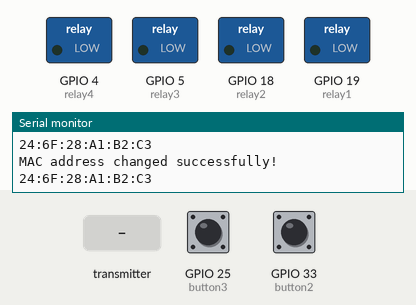
Simulated run of this sketch. Board: ESP32. On the bench: switched loads named in the sketch (green lamp = pin HIGH), the last lines printed to the serial monitor. Dashed ring = blinking. The test bench sets the inputs (shaded band); at power-on: GPIO 25 (button3) LOW, GPIO 33 (button2) LOW.

Above: at 1.5 s.
1.6 s: GPIO 25 (button3) pulled HIGH for 0.15 s
At 1.95 s:
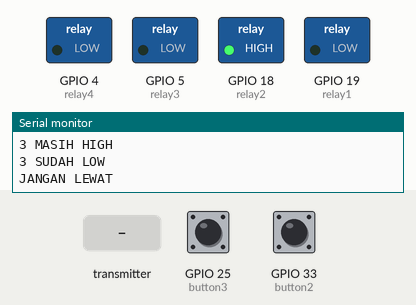
3.6 s: the transmitter starts sending uidCard = CLOSE
At 4.1 s:
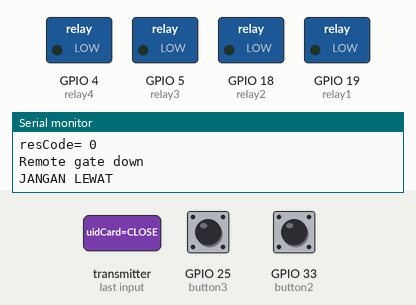
5.1 s: the transmitter starts sending state = 1
At 6.1 s:
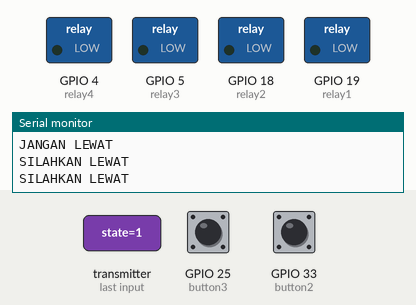
7.1 s: GPIO 33 (button2) pulled HIGH for 1 s
At 8.8 s:
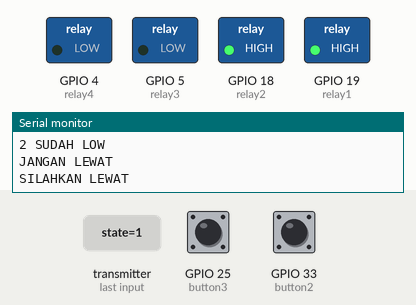
10.4 s: GPIO 33 (button2) pulled HIGH for 3.2 s
At 15.2 s:
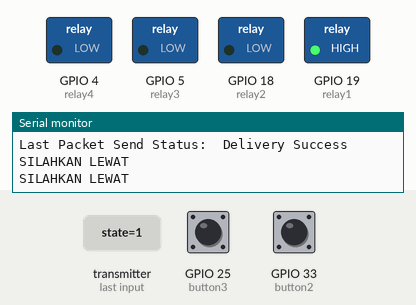
Timing chart, 0 to 16.9 s (numbered marks = the images above; inputs shaded):
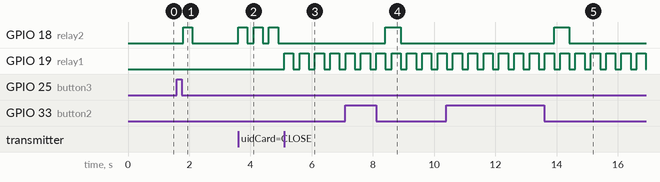

Measured:
- after the input at 1.6 s, GPIO 18 (relay2): LOW → HIGH after 0.20 s, → LOW 0.30 s later
- after the input at 3.6 s, GPIO 18 (relay2): alternates HIGH for 0.30 s and LOW for 0.20 s, starting at once
- after the input at 5.1 s, GPIO 18 (relay2): stops changing and stays LOW; GPIO 19 (relay1): alternates HIGH for 0.30 s and LOW for 0.20 s, starting at once
- after the input at 7.1 s, GPIO 18 (relay2): LOW → HIGH after 1.3 s, → LOW 0.50 s later
- after the input at 10.4 s, GPIO 18 (relay2): LOW → HIGH after 3.5 s, → LOW 0.50 s later

The sketch:

HANDLE_LOOP_DONE.ino
```cpp
#include <esp_now.h>
#include <WiFi.h>
#include <esp_task_wdt.h>

// set mac
#include "esp_wifi.h"
uint8_t newMACAddress[6] = {0x10, 0x06, 0x1C, 0x65, 0xA2, 0x18};  // Must be unicast + locally administered

// Pin relay
const int relay1 = 19;
const int relay2 = 18;
const int relay3 = 5;
const int relay4 = 4;

// Pin push button
const int button1 = 32;
const int button2 = 33;
const int button3 = 25;
const int button4 = 26;

// Variable to store button states
int buttonState1 = 0;
int buttonState2 = 0;
int buttonState3 = 0;
int buttonState4 = 0;

bool enableButton3 = true;
bool enableButton4 = true;
bool enableButton1 = true;
bool enableButton2 = true;
bool enableDown1 = false;
bool enableDown2 = false;

unsigned long wsb = 0;

// ESP NOW
esp_now_peer_info_t peerInfo;

uint8_t masterCar[] = { 0x24, 0xDC, 0xC3, 0x48, 0x6A, 0x24 };
uint8_t masterBike[] = { 0x24, 0xDC, 0xC3, 0x48, 0x69, 0x60 };

typedef struct struct_response_bike {
  String prefix;
  char uidCard[20];
  bool state;
  int resCode;
} struct_response_bike;
struct_response_bike responseBikeData;

typedef struct struct_control_gate {
  int resCode;
} struct_control_gate;
struct_control_gate commandMaster;

void setup() {
  // Inisialisasi pin relay sebagai output
  Serial.begin(115200);
  pinMode(relay1, OUTPUT);
  pinMode(relay2, OUTPUT);
  pinMode(relay3, OUTPUT);
  pinMode(relay4, OUTPUT);

  // Inisialisasi pin push button sebagai input
  pinMode(button1, INPUT);
  pinMode(button2, INPUT);
  pinMode(button3, INPUT);
  pinMode(button4, INPUT);

  // Mematikan semua relay di awal (relay active-high)
  digitalWrite(relay1, LOW);
  digitalWrite(relay2, LOW);
  digitalWrite(relay3, LOW);
  digitalWrite(relay4, LOW);

  // ESP NOW
  WiFi.mode(WIFI_STA);  // penting! aktifkan WiFi station
  delay(300);           // beri waktu driver nyala

  Serial.println(WiFi.macAddress());

  // set mac
  if (esp_wifi_set_mac(WIFI_IF_STA, &newMACAddress[0]) == ESP_OK) {
    Serial.println("MAC address changed successfully!");
    Serial.println(WiFi.macAddress());
  } else {
    Serial.println("Failed to change MAC address");
  }

  if (esp_now_init() != ESP_OK) {
    Serial.println("Error initializing ESP-NOW");
    return;
  }

  esp_now_register_send_cb(OnDataSent);
  peerInfo.channel = 0;
  peerInfo.encrypt = false;

  // Register master portal mobil
  memcpy(peerInfo.peer_addr, masterCar, 6);
  if (esp_now_add_peer(&peerInfo) != ESP_OK) {
    Serial.println("Failed to add peer");
    return;
  }

  // Register master porat motor
  memcpy(peerInfo.peer_addr, masterBike, 6);
  if (esp_now_add_peer(&peerInfo) != ESP_OK) {
    Serial.println("Failed to add peer");
    return;
  }

  esp_now_register_recv_cb(onDataReceive);

  // Inisialisasi Task Watchdog Timer dengan timeout 5 detik
  esp_task_wdt_config_t wdt_config = {
    .timeout_ms = 5000,  // 5 detik timeout
    .idle_core_mask = (1 << portNUM_PROCESSORS) - 1, // Aktifkan pada semua core
    .trigger_panic = true // Trigger panic saat timeout
  };
  esp_task_wdt_init(&wdt_config);
  esp_task_wdt_add(xTaskGetCurrentTaskHandle());
}

void loop() {
  // Feed watchdog
  esp_task_wdt_reset();

  // Baca status tombol
  buttonState2 = digitalRead(button2);  //loop mobil masuk
  buttonState3 = digitalRead(button3);  //loop keluar

  // Reset controle loop
  if (millis() - wsb >= 15000) {
    enableButton3 = true;
    enableButton2 = true;
  }

  // Tutup Palang Masuk
  if (enableButton2) {
    if (buttonState2 == HIGH) {
      Serial.println("2 MASIH HIGH");
      enableDown1 = true;
    } else {
      if (enableDown1) {
        Serial.println("2 SUDAH LOW");
        closeGate();
        enableDown1 = false;
        sendingDisReset();
      }
    }
  }

  // Tutup Palang Keluar
  if (enableButton3) {
    if (buttonState3 == HIGH) {
      Serial.println("3 MASIH HIGH");
      enableDown2 = true;
    } else {
      if (enableDown2) {
        Serial.println("3 SUDAH LOW");
        closeGate();
        enableDown2 = false;
        sendingDisReset();
      }
    }
  }

  delay(100);
}
```

CONTROL.ino
```cpp
void controlUp(bool val) {
  digitalWrite(relay1, val);
}
void controlDown(bool val) {
  digitalWrite(relay2, val);
}
void controlPause(bool val) {
  digitalWrite(relay3, val);
}

void openGate() {
  Serial.println("SILAHKAN LEWAT");

  controlUp(true);
  delay(300);
  controlUp(false);
}

void closeGate() {
  Serial.println("JANGAN LEWAT");

  controlDown(true);
  delay(300);
  controlDown(false);
}

void pauseGate() {
  Serial.println("SETENGAH");

  controlPause(true);
  delay(300);
  controlPause(false);
}
```

RECEIVE.ino
```cpp
// callback function that will be executed when data is received
void onDataReceive(const esp_now_recv_info *info, const uint8_t *incomingData, int len) {
  memcpy(&responseBikeData, incomingData, sizeof(responseBikeData));

  String prefix = responseBikeData.prefix;
  String uidCard = responseBikeData.uidCard;
  int resCode = responseBikeData.resCode;
  bool state = responseBikeData.state;

  if (state) {
    wsb = millis();
    openGate();
    // 201 = car_enter, 202 = car_exit, 203 = bike_exit
    if (resCode == 202 || resCode == 203) {
      enableButton3 = true;
      enableButton2 = false;
      if (resCode == 203) {
        delay(400);
        pauseGate();
      }
    } else {
      enableButton3 = false;
      enableButton2 = true;
    }
  } else {
    Serial.println("DITOLAK MASUK");
    Serial.println("resCode= " + String(resCode));

    if (uidCard.length() == 0 || uidCard == "CLOSE") {
      Serial.println("Remote gate down");
      enableButton3 = true;
      enableButton2 = false;
      closeGate();
    }

  }

}
```

SENDING.ino
```cpp
void sendingDisReset() {

  commandMaster.resCode = 204;

  esp_err_t resultCar = esp_now_send(masterCar, (uint8_t *) &commandMaster, sizeof(commandMaster));
  esp_err_t resultBike = esp_now_send(masterBike, (uint8_t *) &commandMaster, sizeof(commandMaster));
}


void OnDataSent(const uint8_t *mac_addr, esp_now_send_status_t status) {
  Serial.print("\r\nLast Packet Send Status:\t");
  Serial.println(status == ESP_NOW_SEND_SUCCESS ? "Delivery Success" : "Delivery Fail");
}
```
